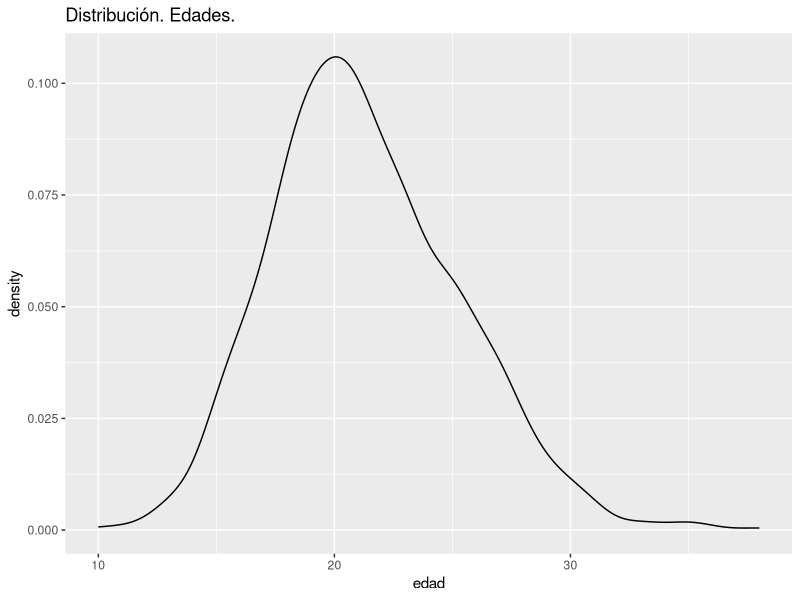
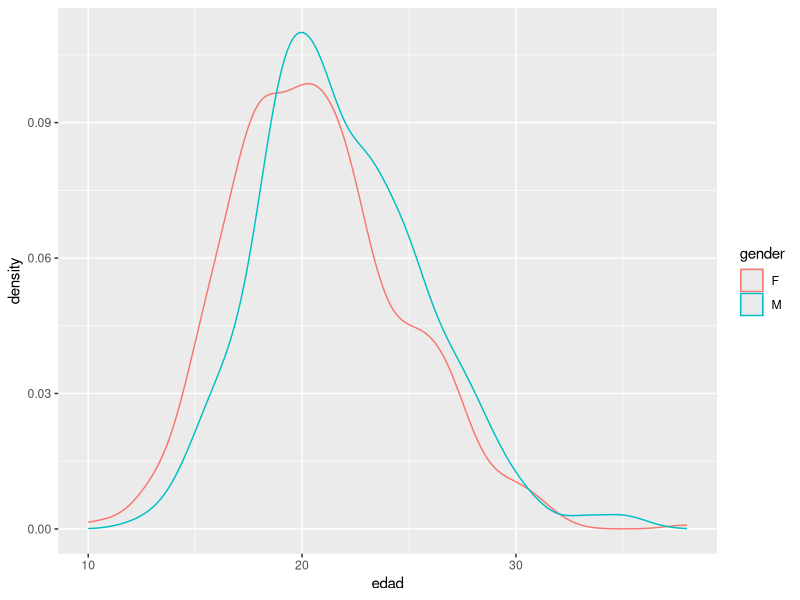
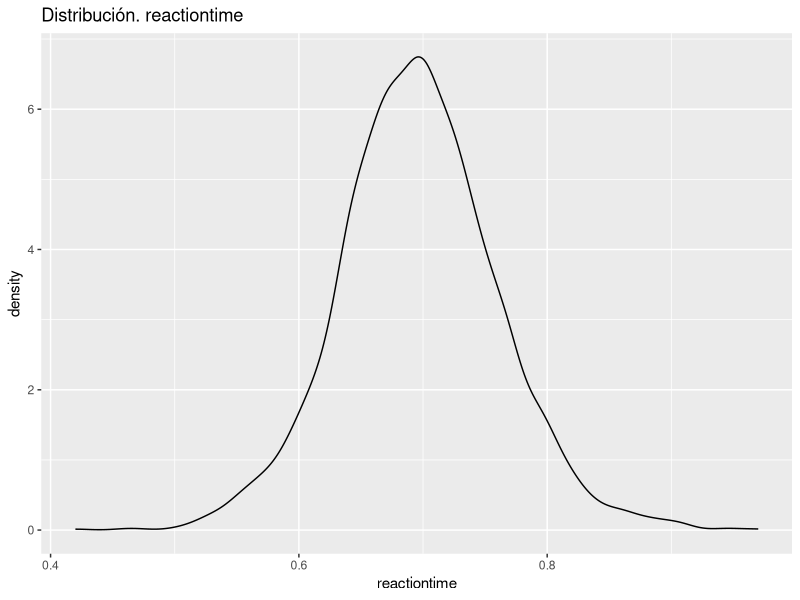
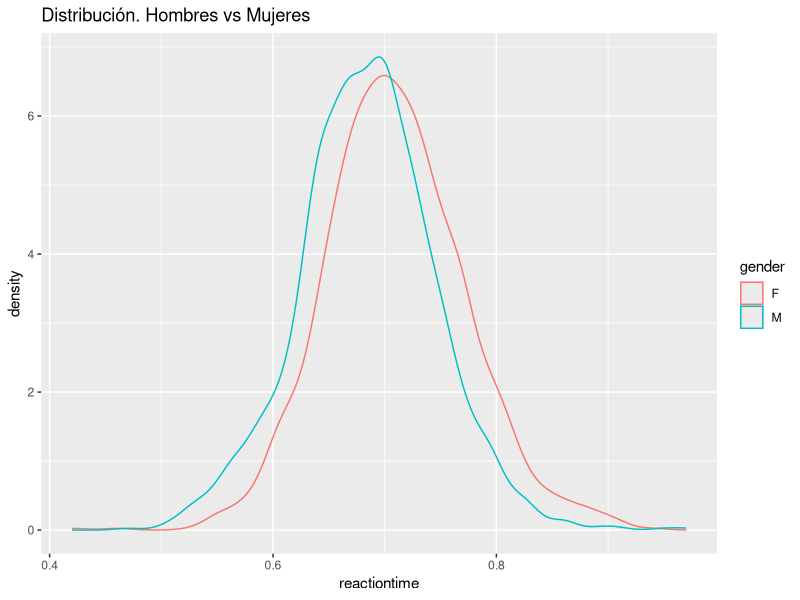
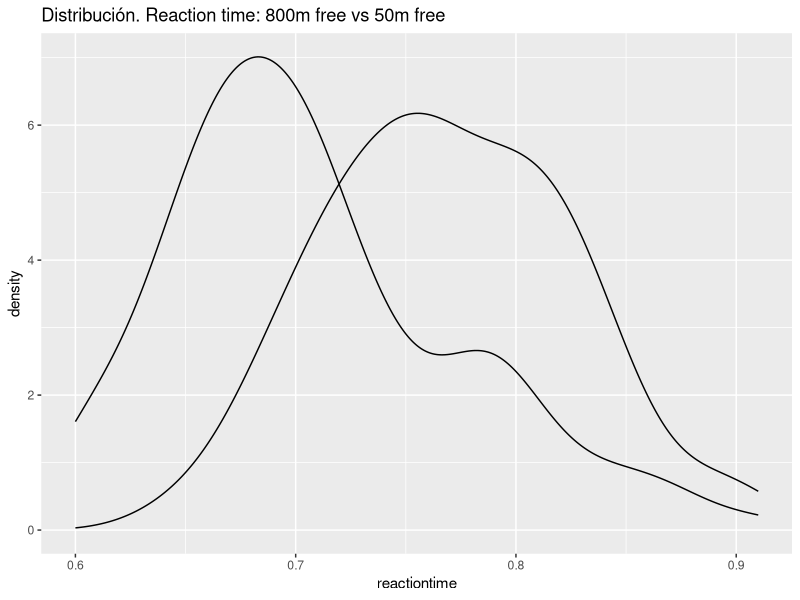
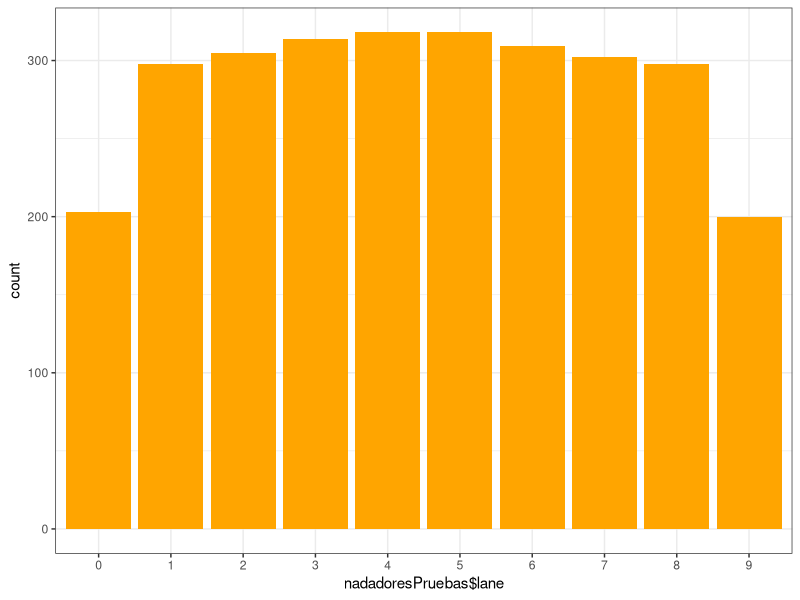
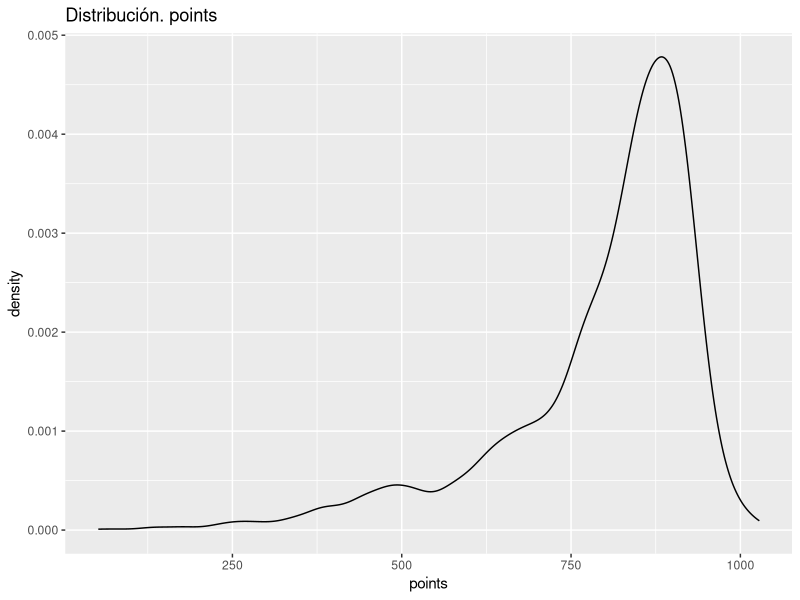
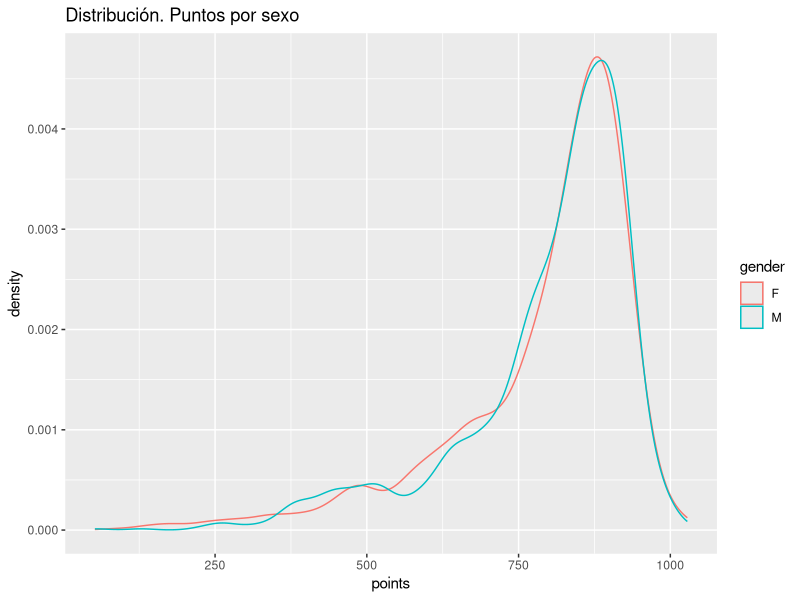

Reproduce these figures in R, in order.
## ---- chunk 1
knitr::opts_chunk$set(echo = TRUE)
# Cargamos las librerias que vamos necesitando a lo largo del codigo
library(dplyr)
library(rstatix)
library(ggplot2)
library(tidyr)
## ---- chunk 2
datos2015<-read.csv("datos/2015_FINA.csv", header=TRUE, sep = ',')
## ---- chunk 3
dim(datos2015)
## ---- chunk 4
head(datos2015,1)
## ---- chunk 5
summary(datos2015)
## ---- chunk 6
datos2015<- datos2015 %>% convert_as_factor(gender,name,code,round,heat,lane,stroke)
## ---- chunk 7
summary(datos2015)
## ---- chunk 8
datos2015$birthdate <- as.Date(datos2015$birthdate)
#Calculamos la edad
fechaKazan<- as.Date("2015-07-24")
datos2015$edad <- as.numeric(difftime(fechaKazan, datos2015$birthdate, units = "weeks")) %/% 52  # Convertir de semanas a años
## ---- chunk 9
nadadoresParticipantes <- datos2015 %>%
  distinct(athleteid, .keep_all = TRUE)
## ---- chunk 10
summary(nadadoresParticipantes$edad)
## ---- chunk 11
datos_edad_10 <- datos2015[datos2015$edad == 10, ]
datos_edad_10
## ---- chunk 12
ggplot(nadadoresParticipantes, aes(x = edad)) +
geom_density() +
ggtitle("Distribución. Edades.")
## ---- chunk 13
summary(nadadoresParticipantes$gender)
## ---- chunk 14
ggplot(nadadoresParticipantes, aes(x = edad, colour = gender)) +
# Añadir la capa de la densidad de probabilidad.
    geom_density()
## ---- chunk 15
t.test(edad~gender,data=nadadoresParticipantes)

## ---- chunk 16
tabla1<-table(nadadoresParticipantes$edad>30,nadadoresParticipantes$gender)
chisq.test(tabla1)
## ---- chunk 17
tabla2<-table(nadadoresParticipantes$edad<20,nadadoresParticipantes$gender)
chisq.test(tabla2)
## ---- chunk 18
tabla3<-table(nadadoresParticipantes$edad<18,nadadoresParticipantes$gender)
chisq.test(tabla3)
## ---- chunk 19
tabla3

#Calcular los totales
totales <- colSums(tabla3)

#Calcular el porcentaje de nadadores menores de 18 años por género
porcentajes <- (tabla3[2, ] / totales) * 100  
# fila 2 son los menores de 18

porcentajes
## ---- chunk 20
#Crear una nueva columna para clasificar por edad
nadadoresParticipantes <- nadadoresParticipantes %>%
  mutate(grupo_edad = ifelse(edad < 18, "Menores de 18", "18 y más"))

#Resumir el número de participantes en cada prueba por grupo de edad(CODIGO DE GOOGLE)
resumen_pruebas <- nadadoresParticipantes %>%
  group_by(grupo_edad , distance) %>%  # Agrupar por grupo de edad y prueba(LO MIRO POR DISTANCIAS)
  summarise(num_participantes = n(),.groups = "drop") %>%  #Contar el número de participantes
  ungroup() %>%  # Quitar agrupación
  arrange(grupo_edad, desc(num_participantes))  #Ordenar los resultados

# Mostrar el resumen
resumen_pruebas

## ---- chunk 21
ejemplo<-datos2015[datos2015$distance == 100 & datos2015$stroke=="BACK" & datos2015$code=="AUS", ]
head(ejemplo,6)
## ---- chunk 22
nadadoresPruebas <- datos2015 %>%
  distinct(eventid, athleteid, .keep_all = TRUE)

## ---- chunk 23
ggplot(nadadoresPruebas, aes(x = reactiontime)) +
geom_density() +
ggtitle("Distribución. reactiontime")

## ---- chunk 24
ggplot(nadadoresPruebas, aes(x=reactiontime, colour=gender))+
geom_density()+
  ggtitle("Distribución. Hombres vs Mujeres")
## ---- chunk 25
t.test(reactiontime~gender,data=nadadoresParticipantes)
## ---- chunk 26
nadadorasComparacionReactionTime<-nadadoresPruebas[(nadadoresPruebas$distance==50 | nadadoresPruebas$distance==800) & nadadoresPruebas$gender=="F" & nadadoresPruebas$stroke=="FREE", ]
## ---- chunk 27
ggplot(nadadorasComparacionReactionTime, aes(x = reactiontime,group=distance)) +
geom_density() +
ggtitle("Distribución. Reaction time: 800m free vs 50m free")

## ---- chunk 28
#he usado este aqui pero no lo veo yo muy asumible lo de normal (no se si vale bien asique no hago analisis)
t.test(reactiontime~distance,data=nadadorasComparacionReactionTime)
## ---- chunk 29
ggplot(nadadoresPruebas, aes(nadadoresPruebas$lane)) + geom_bar(fill = "orange") +
theme_bw()
## ---- chunk 30
ggplot(nadadoresPruebas, aes(x = points)) +
geom_density() +
ggtitle("Distribución. points")
## ---- chunk 31
datos2015[which.max(datos2015$points), ]
## ---- chunk 32
#Usamos nadadoresPruebas, donde tenemos cada nadador y la prueba que realizó. 

media_puntos <- aggregate(nadadoresPruebas$points ~ nadadoresPruebas$athleteid, data = nadadoresPruebas, FUN = mean)
media_puntos <- media_puntos[order(media_puntos$`nadadoresPruebas$points`, decreasing = TRUE), ]
media_puntos<- rename(media_puntos, "athleteid"="nadadoresPruebas$athleteid")
media_puntos<-rename(media_puntos, "meanPoints"="nadadoresPruebas$points")

head(media_puntos,5)
## ---- chunk 33
nadadoresPruebas[nadadoresPruebas$athleteid==108588	, ]
## ---- chunk 34
nadadoresParticipantes[nadadoresParticipantes$athleteid==102630 | nadadoresParticipantes$athleteid==105594, ]
## ---- chunk 35
ggplot(nadadoresPruebas, aes(x = points, colour=gender)) +
geom_density() +
ggtitle("Distribución. Puntos por sexo")

## ---- chunk 36
ggplot(nadadoresPruebas, aes(daytime)) + geom_bar(width=0.5, colour="red", fill="skyblue") + ggtitle("Daytime en los que se producen las pruebas")
## ---- chunk 37
nadadoras800free<-nadadoresPruebas[nadadoresPruebas$distance==800 & nadadoresPruebas$gender=="F", ]

dim(nadadoras800free)
## ---- chunk 38
nadadoras800free<-datos2015[datos2015$gender=="F" & datos2015$distance==800 & datos2015$round=="FIN", ]

## ---- chunk 39
nadadoras800free <- nadadoras800free %>%
    select(lastname,firstname,gender,reactiontime,splitdistance,cumswimtime, swimtime)

## ---- chunk 40
# Ordenar los datos por tiempo
nadadoras800free <- nadadoras800free %>%
  arrange(splitdistance, cumswimtime)

# Crear un índice de posición
nadadoras800free <- nadadoras800free %>%
  group_by(splitdistance) %>%
  mutate(Posicion = rank(cumswimtime, ties.method = "first"))



ggplot(nadadoras800free, aes(x = splitdistance, y = Posicion, group = lastname)) +
  geom_line(aes(color = lastname, alpha = 1), size = 2) +
  geom_point(aes(color = lastname, alpha = 1), size = 4) +
  scale_y_reverse(breaks = 1:nrow(nadadoras800free))
## ---- chunk 41
prueba800libresPreliminar<- datos2015[datos2015$distance==800 & datos2015$gender=="F" & datos2015$stroke=="FREE" & datos2015$round=="PRE", ]

prueba800libresPreliminar <- prueba800libresPreliminar %>%
    select(reactiontime, splitdistance, splitswimtime, edad, swimtime)
## ---- chunk 42
pruebawide <- prueba800libresPreliminar %>%
  pivot_wider(names_from = splitdistance,       # Los valores de 'Split' serán los nombres de las columnas
              values_from =splitswimtime)     # Los valores de 'Tiempo' llenarán las celdas
pruebawide
#omito los valores nulos: 
pruebawide<- na.omit(pruebawide)
## ---- chunk 43
prcomp(pruebawide, scale=T)
summary(prcomp(pruebawide,scale=T))
## ---- chunk 44
plot(prcomp(pruebawide,scale=T)$x[,1:2])
